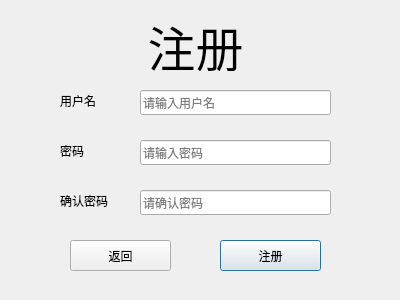
<?xml version="1.0" encoding="UTF-8"?>
<ui version="4.0">
 <class>Registerdialog</class>
 <widget class="QDialog" name="Registerdialog">
  <property name="geometry">
   <rect>
    <x>0</x>
    <y>0</y>
    <width>400</width>
    <height>300</height>
   </rect>
  </property>
  <property name="windowTitle">
   <string>Dialog</string>
  </property>
  <widget class="QLabel" name="label">
   <property name="geometry">
    <rect>
     <x>90</x>
     <y>20</y>
     <width>211</width>
     <height>51</height>
    </rect>
   </property>
   <property name="font">
    <font>
     <pointsize>36</pointsize>
    </font>
   </property>
   <property name="layoutDirection">
    <enum>Qt::LeftToRight</enum>
   </property>
   <property name="text">
    <string>注册</string>
   </property>
   <property name="alignment">
    <set>Qt::AlignCenter</set>
   </property>
  </widget>
  <widget class="QLabel" name="label_2">
   <property name="geometry">
    <rect>
     <x>60</x>
     <y>90</y>
     <width>71</width>
     <height>21</height>
    </rect>
   </property>
   <property name="text">
    <string>用户名</string>
   </property>
  </widget>
  <widget class="QLabel" name="label_3">
   <property name="geometry">
    <rect>
     <x>60</x>
     <y>140</y>
     <width>71</width>
     <height>21</height>
    </rect>
   </property>
   <property name="text">
    <string>密码</string>
   </property>
  </widget>
  <widget class="QLabel" name="label_4">
   <property name="geometry">
    <rect>
     <x>60</x>
     <y>190</y>
     <width>71</width>
     <height>21</height>
    </rect>
   </property>
   <property name="text">
    <string>确认密码</string>
   </property>
  </widget>
  <widget class="QLineEdit" name="usrLineEdit">
   <property name="geometry">
    <rect>
     <x>140</x>
     <y>90</y>
     <width>191</width>
     <height>25</height>
    </rect>
   </property>
   <property name="echoMode">
    <enum>QLineEdit::Normal</enum>
   </property>
   <property name="placeholderText">
    <string>请输入用户名</string>
   </property>
  </widget>
  <widget class="QLineEdit" name="pwdLineEdit">
   <property name="geometry">
    <rect>
     <x>140</x>
     <y>140</y>
     <width>191</width>
     <height>25</height>
    </rect>
   </property>
   <property name="echoMode">
    <enum>QLineEdit::Password</enum>
   </property>
   <property name="placeholderText">
    <string>请输入密码</string>
   </property>
  </widget>
  <widget class="QLineEdit" name="pwdConfirmLineEdit_2">
   <property name="geometry">
    <rect>
     <x>140</x>
     <y>190</y>
     <width>191</width>
     <height>25</height>
    </rect>
   </property>
   <property name="echoMode">
    <enum>QLineEdit::Password</enum>
   </property>
   <property name="placeholderText">
    <string>请确认密码</string>
   </property>
  </widget>
  <widget class="QPushButton" name="registerBtn">
   <property name="geometry">
    <rect>
     <x>220</x>
     <y>240</y>
     <width>101</width>
     <height>31</height>
    </rect>
   </property>
   <property name="text">
    <string>注册</string>
   </property>
  </widget>
  <widget class="QPushButton" name="returnBtn">
   <property name="geometry">
    <rect>
     <x>70</x>
     <y>240</y>
     <width>101</width>
     <height>31</height>
    </rect>
   </property>
   <property name="text">
    <string>返回</string>
   </property>
  </widget>
 </widget>
 <resources/>
 <connections>
  <connection>
   <sender>returnBtn</sender>
   <signal>clicked()</signal>
   <receiver>Registerdialog</receiver>
   <slot>close()</slot>
   <hints>
    <hint type="sourcelabel">
     <x>120</x>
     <y>255</y>
    </hint>
    <hint type="destinationlabel">
     <x>199</x>
     <y>149</y>
    </hint>
   </hints>
  </connection>
 </connections>
</ui>
